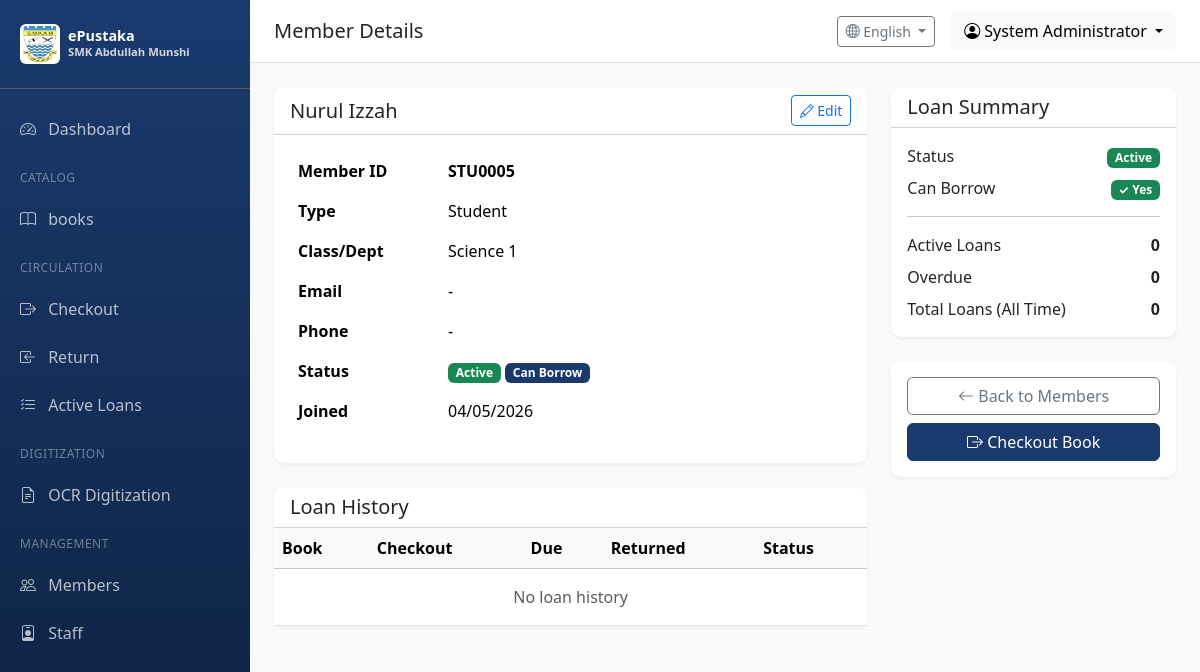
/users/members/5 (signed in), run on an earlier commit of the app's database.
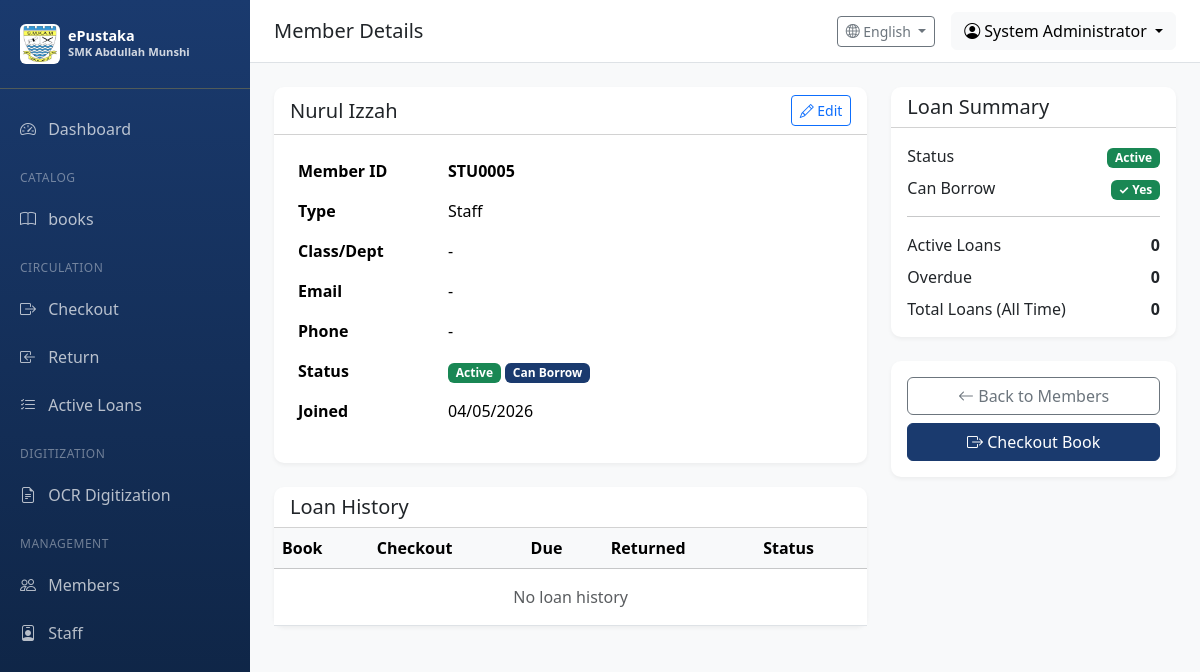
And on a later commit of the database.
### app/models/member.py (models this page shows, shortened)
class Member(UserMixin, db.Model):
    __tablename__ = 'members'
    id = db.Column(db.Integer, primary_key=True)
    member_id = db.Column(db.String(32), unique=True, nullable=False, index=True)  # Auto-generated, e.g., STU0001
    full_name = db.Column(db.String(128), nullable=False)
    email = db.Column(db.String(120), index=True)
    phone = db.Column(db.String(20))
    password_hash = db.Column(db.String(256))  # Password for member login
    member_type = db.Column(db.String(32), default='Student')  # Student, Staff, External
    form_level = db.Column(db.Integer, default=1)  # 1-5 for Forms 1-5, 6 for Graduated
    class_group = db.Column(db.String(64))  # e.g., "Science 1", "Arts 2"
    student_year = db.Column(db.Integer)  # Academic year (e.g., 2024-2025)
    total_books_read = db.Column(db.Integer, default=0)  # For NILAM leaderboard
    is_active = db.Column(db.Boolean, default=True)
    mark_for_deletion = db.Column(db.Boolean, default=False)  # Flag for admin deletion
    graduation_date = db.Column(db.DateTime)  # When student graduated
    last_login = db.Column(db.DateTime)  # Track active students by login
    notes = db.Column(db.Text)
    created_at = db.Column(db.DateTime, default=datetime.utcnow)
    updated_at = db.Column(db.DateTime, default=datetime.utcnow, onupdate=datetime.utcnow)
    loans = db.relationship('Loan', backref='member', lazy='dynamic')
    @property
    def active_loans_count(self):
        from app.models.circulation import Loan, LoanStatus
        return self.loans.filter(Loan.status == LoanStatus.ACTIVE.value).count()
    @property
    def overdue_loans_count(self):
        from app.models.circulation import Loan, LoanStatus
        return self.loans.filter(Loan.status == LoanStatus.OVERDUE.value).count()
    @property
    def can_borrow(self):
        from flask import current_app
        max_loans = current_app.config.get('MAX_LOANS_PER_MEMBER', 5)
        return self.is_active and self.active_loans_count < max_loans and self.overdue_loans_count == 0

### app/routes/users.py (the view)
@users_bp.route('/members/<int:member_id>')
@login_required
def view_member(member_id):
    member = Member.query.get_or_404(member_id)
    from app.models import Loan
    loans = Loan.query.filter_by(member_id=member.id).order_by(Loan.checkout_date.desc()).limit(20).all()
    return render_template('users/view_member.html', member=member, loans=loans)

### app/models/user.py (called while the page is built)
@login_manager.user_loader
def load_user(user_id):
    from app.models import Member
    if user_id.startswith('user_'):
        user_id_num = int(user_id.split('_')[1])
        return User.query.get(user_id_num)
    elif user_id.startswith('member_'):
        user_id_num = int(user_id.split('_')[1])
        return Member.query.get(user_id_num)
    else:
        return User.query.get(int(user_id))

    def has_permission(self, perm):
        return self.permissions & perm == perm

    def can(self, perm):
        return self.role is not None and self.role.has_permission(perm)

### app/utils/i18n.py (called while the page is built)
def get_language() -> str:
    try:
        return session.get('language', DEFAULT_LANGUAGE)
    except RuntimeError:
        return DEFAULT_LANGUAGE

def get_text(key: str, lang: str = None) -> str:
    if lang is None:
        lang = get_language()
    if key in TRANSLATIONS:
        trans = TRANSLATIONS[key]
        if lang in trans:
            return trans[lang]
        elif DEFAULT_LANGUAGE in trans:
            return trans[DEFAULT_LANGUAGE]
    return key.replace('_', ' ').title()

### app/templates/users/view_member.html (shortened to what the changed rows need)
{% extends "base.html" %}
{% block content %}
<div class="row">
    <div class="col-lg-8">
        <div class="card table-card mb-4">
            <div class="card-header bg-transparent d-flex justify-content-between align-items-center">
                <h5 class="mb-0">{{ member.full_name }}</h5>
                <a href="{{ url_for('users.edit_member', member_id=member.id) }}" class="btn btn-sm btn-outline-primary">
                    <i class="bi bi-pencil"></i> Edit
                </a>
            </div>
            <div class="card-body">
                <table class="table table-borderless">
                    <tr><th width="150">Member ID</th><td><strong>{{ member.member_id }}</strong></td></tr>
                    <tr><th>Type</th><td>{{ member.member_type }}</td></tr>
                    <tr><th>Class/Dept</th><td>{{ member.class_group or '-' }}</td></tr>
                    <tr><th>Email</th><td>{{ member.email or '-' }}</td></tr>
                    <tr><th>Phone</th><td>{{ member.phone or '-' }}</td></tr>
                    <tr>
                        <th>Status</th>
                    </tr>
                    <tr><th>Joined</th><td>{{ member.created_at.strftime('%d/%m/%Y') }}</td></tr>
                </table>
            </div>
        </div>
        <div class="card table-card">
            <div class="card-body p-0">
                <div class="table-responsive">
                    <table class="table table-hover mb-0">
                        <thead class="table-light">
                            <tr>
                                <th>Book</th>
                                <th>Checkout</th>
                                <th>Due</th>
                                <th>Returned</th>
                                <th>Status</th>
                            </tr>
                        </thead>
                    </table>
                </div>
            </div>
        </div>
    </div>
</div>
{% endblock %}

### app/templates/base.html (shortened to what the changed rows need)
<!DOCTYPE html>
<html lang="en">
<head>
    <link href="https://cdn.jsdelivr.net/npm/bootstrap@5.3.2/dist/css/bootstrap.min.css" rel="stylesheet">
    <link href="https://cdn.jsdelivr.net/npm/bootstrap-icons@1.11.1/font/bootstrap-icons.css" rel="stylesheet">
</head>
<body>
    {% if current_user.is_authenticated %}
    <nav class="sidebar">
        <ul class="nav flex-column">
            {% set is_member = current_user.__class__.__name__ == 'Member' %}
            {% if is_member %}
                {% set is_staff = current_user.member_type in ['Staff', 'Student Assistant', 'Librarian', 'Teacher'] %}
            {% else %}
                {% set is_staff = current_user.role and current_user.role.name != 'Student' %}
            {% endif %}
            {% if is_member and not is_staff %}
            <li class="sidebar-section">{{ t('student_portal') }}</li>
            <li class="nav-item">
                <a class="nav-link {% if request.endpoint == 'student.index' %}active{% endif %}" href="{{ url_for('student.index') }}">
                    <i class="bi bi-house"></i> {{ t('home') }}
                </a>
            </li>
            <li class="nav-item">
                <a class="nav-link {% if request.endpoint == 'student.search_books' %}active{% endif %}" href="{{ url_for('student.search_books') }}">
                    <i class="bi bi-search"></i> {{ t('search_books') }}
                </a>
            </li>
            <li class="nav-item">
                <a class="nav-link {% if request.endpoint == 'student.my_loans' %}active{% endif %}" href="{{ url_for('student.my_loans') }}">
                    <i class="bi bi-journal-bookmark"></i> {{ t('my_loans') }}
                </a>
            </li>
            <li class="nav-item">
                <a class="nav-link {% if request.endpoint == 'student.leaderboard' %}active{% endif %}" href="{{ url_for('student.leaderboard') }}">
                    <i class="bi bi-trophy"></i> {{ t('leaderboard') }}
                </a>
            </li>
            {% elif is_staff %}
            {% if current_user.can(256) %}
            <li class="nav-item">
                <a class="nav-link {% if request.endpoint == 'users.staff_list' %}active{% endif %}" href="{{ url_for('users.staff_list') }}">
                    <i class="bi bi-person-badge"></i> {{ t('staff') }}
                </a>
            </li>
            {% endif %}
            {% endif %}
        </ul>
    </nav>
    <div class="main-content">
        <div class="content-wrapper">
            {% block content %}{% endblock %}
        </div>
    </div>
    {% else %}
    {% block public_content %}{% endblock %}
    {% endif %}
</body>
</html>

What changed in the data, as far as the page shows it:
changed Member "Nurul Izzah": member_type (not shown) → "Staff"; member_type "Student" → "Staff"; class_group "Science 1" → "-"
Also different on the page:
{{ t('staff') }}: "Staff" → (not shown)
